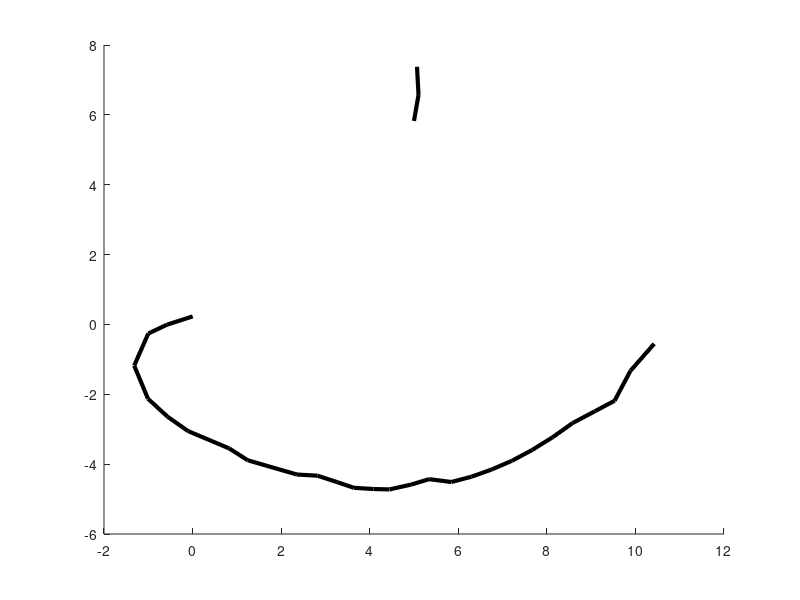

This chart was generated by the following MATLAB code:
%% script_3
%
%   This script produces the peach stem and halo
%

%read in data
data = csvread('data/outline.csv');
%remove missing data
data(data == -999) = NaN;
%plot data
hold on
plot(data(:,1), data(:,2), 'k-', 'LineWidth',3);
plot(data(:,3), data(:,4), 'k-', 'LineWidth',3);

%% SOLUTION: Breakout 1

%read in data
% data = csvread('data/outline.csv');
%remove missing data
% data(data == -999) = NaN;
%plot data
% hold on
% plot(data(:,1), data(:,2), 'k-', 'LineWidth',10); % change linewidth to 10 per reviewer comments
% plot(data(:,3), data(:,4), 'k-', 'LineWidth',10); % change linewidth to 10 per reviewer comments
